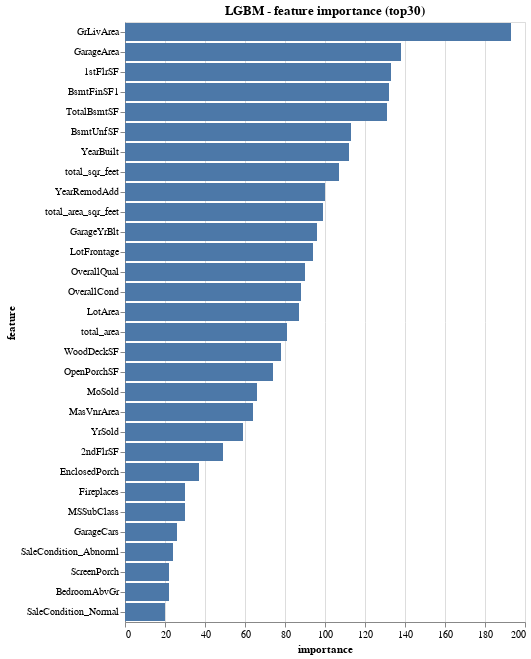

The notebook cell saved with this chart:
### Markdown cell above
### <font color='green'>test [neutral]</font>

### Code cell
X, y = load_X_y()
area_cols = [x for x in X.columns if x[-4:]=='Area']
sqr_feet_cols = [x for x in X.columns if x[-2:]=='SF']

X = create_total_area(X, area_cols, sqr_feet_cols, drop=False)

run_base_model(X, y)

### Figure 1 — Vega-Lite specification as saved in the notebook (floating-point values rounded to 4 significant figures)
{"$schema": "https://vega.github.io/schema/vega-lite/v4.0.2.json", "config": {"view": {"continuousHeight": 300, "continuousWidth": 400}}, "data": {"name": "data-64baf7c102f104ea5991605a902fec02"}, "datasets": {"data-64baf7c102f104ea5991605a902fec02": [{"feature": "GrLivArea", "importance": 193}, {"feature": "GarageArea", "importance": 138}, {"feature": "1stFlrSF", "importance": 133}, {"feature": "BsmtFinSF1", "importance": 132}, {"feature": "TotalBsmtSF", "importance": 131}, {"feature": "BsmtUnfSF", "importance": 113}, {"feature": "YearBuilt", "importance": 112}, {"feature": "total_sqr_feet", "importance": 107}, {"feature": "YearRemodAdd", "importance": 100}, {"feature": "total_area_sqr_feet", "importance": 99}, {"feature": "GarageYrBlt", "importance": 96}, {"feature": "LotFrontage", "importance": 94}, {"feature": "OverallQual", "importance": 90}, {"feature": "OverallCond", "importance": 88}, {"feature": "LotArea", "importance": 87}, {"feature": "total_area", "importance": 81}, {"feature": "WoodDeckSF", "importance": 78}, {"feature": "OpenPorchSF", "importance": 74}, {"feature": "MoSold", "importance": 66}, {"feature": "MasVnrArea", "importance": 64}, {"feature": "YrSold", "importance": 59}, {"feature": "2ndFlrSF", "importance": 49}, {"feature": "EnclosedPorch", "importance": 37}, {"feature": "Fireplaces", "importance": 30}, {"feature": "MSSubClass", "importance": 30}, {"feature": "GarageCars", "importance": 26}, {"feature": "SaleCondition_Abnorml", "importance": 24}, {"feature": "ScreenPorch", "importance": 22}, {"feature": "BedroomAbvGr", "importance": 22}, {"feature": "SaleCondition_Normal", "importance": 20}]}, "encoding": {"x": {"field": "importance", "type": "quantitative"}, "y": {"field": "feature", "sort": "-x", "type": "ordinal"}}, "mark": "bar", "title": "LGBM - feature importance (top30)"}
